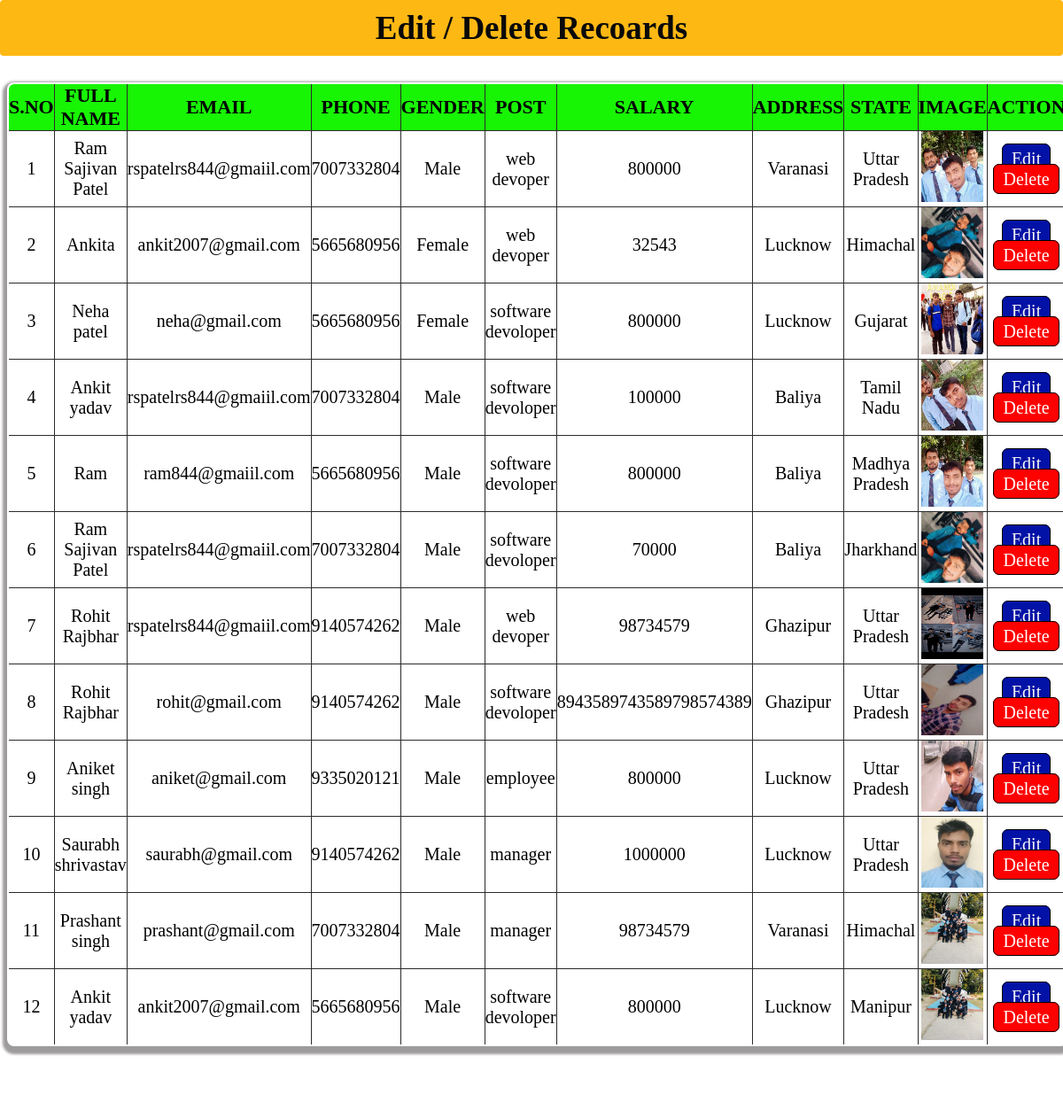
The page /edit_recoards (signed in) on the database its author committed.
### employees/models.py (models this page shows)
class employee(models.Model):
    full_name = models.CharField(max_length=30,null=True)
    email = models.CharField(max_length=30,null=True)
    phone = models.CharField(max_length=30,null=True)
    gender = models.CharField(max_length=30,null=True)
    post = models.CharField(max_length=30,null=True)
    salary = models.CharField(max_length=30,null=True)
    address = models.CharField(max_length=50,null=True)
    state = models.CharField(max_length=30,null=True)
    image = models.FileField(null=True)

### employees/views.py (the view)
# urls.py: path('edit_recoards',edit_employee,name='edit_recoards'),
@login_required(login_url='login')
def edit_employee(request):
    return render(request,"edit_recoards.html",{'data':employee.objects.all()})

### employees/templates/edit_recoards.html (shortened to what this page needs)
<!DOCTYPE html>
<html lang="en">
<head>
</head>
<body>
    <h1>Edit / Delete Recoards</h1>
    <table class="table" border="2">
        <tr>
            <th>S.No</th>
            <th>Full Name</th>
            <th>Email</th>
            <th>Phone</th>
            <th>Gender</th>
            <th>Post</th>
            <th>Salary</th>
            <th>Address</th>
            <th>State</th>
            <th>Image</th>
            <th style="width: 160px;">Action</th>
        </tr>
        {% for i in data %}
        <tr>
            <td>{{forloop.counter}}</td>
            <td>{{i.full_name}}</td>
            <td>{{i.email}}</td>
            <td>{{i.phone}}</td>
            <td>{{i.gender}}</td>
            <td>{{i.post}}</td>
            <td>{{i.salary}}</td>
            <td>{{i.address}}</td>
            <td>{{i.state}}</td>
            <td><img src="{{i.image.url}}" height="80px" width="70px"> </td>
            <td>
                <a href="{% url 'edit_action' i.id %}"  class="edit">Edit</a>
                <a href="{% url 'delete_action' i.id %}"  class="del">Delete</a>
            </td>
        </tr>
        {% endfor %}
    </table>
    <br>
    <br>
     <a href="{% url 'dashboard' %}" class="back-link" class="out" style="color: white;" >Back to Dashboard</a>
    <br><br>
</body>
</html>

### employees/templates/edit_recoards.html (style rules this page uses)
* { padding: 0; margin: 0; }
body { background-image:url('https://t4.ftcdn.net/jpg/06/91/05/19/360_F_691051962_GFhQPOAXABmf7l706q89b2PFh6FnB1kI.jpg'); background-repeat: no-repeat; background-size: 100% 100%; }
h1 { padding: 10px; text-align: center; background-color: rgb(254, 184, 20); color: rgb(9, 9, 9); border-radius: 4px; font-size: 37px; margin-bottom: 30px; }
.table { width: 98%; margin-top: 30px; margin-left: 8px; border: 2px solid rgb(44, 43, 43); background-color: white; box-shadow: 0 4px 3px 5px rgb(157, 155, 155); border-collapse: collapse; border-radius: 8px; overflow: hidden; }
.table th { background-color: rgb(24, 245, 4); height: 50px; font-size: 22px; text-transform: uppercase; }
.table td { height: 44px; text-align: center; font-size: 20px; }
.edit { background-color: rgb(2, 18, 166); padding: 5px 10px; border: 1px solid black; border-radius: 7px; text-decoration: none; color: rgb(249, 247, 247); font-size: 20px; margin: 2px; }
.del { background-color: rgb(253, 0, 0); padding: 5px 10px; text-decoration: none; color: rgb(255, 255, 255); font-size: 20px; border: 1px solid black; border-radius: 7px; margin: 1px; }

### rows shown on the page
employee: full_name "Ram Sajivan Patel", email "rspatelrs844@gmaiil.com", phone "7007332804", gender "Male", post "web devoper", salary "800000", address "Varanasi", state "Uttar Pradesh", image (picture)
employee: full_name "Ankita", email "ankit2007@gmail.com", phone "5665680956", gender "Female", post "web devoper", salary "32543", address "Lucknow", state "Himachal", image (picture)
employee: full_name "Neha patel", email "neha@gmail.com", phone "5665680956", gender "Female", post "software devoloper", salary "800000", address "Lucknow", state "Gujarat", image (picture)
employee: full_name "Ankit yadav", email "rspatelrs844@gmaiil.com", phone "7007332804", gender "Male", post "software devoloper", salary "100000", address "Baliya", state "Tamil Nadu", image (picture)
employee: full_name "Ram", email "ram844@gmaiil.com", phone "5665680956", gender "Male", post "software devoloper", salary "800000", address "Baliya", state "Madhya Pradesh", image (picture)
employee: full_name "Ram Sajivan Patel", email "rspatelrs844@gmaiil.com", phone "7007332804", gender "Male", post "software devoloper", salary "70000", address "Baliya", state "Jharkhand", image (picture)
employee: full_name "Rohit Rajbhar", email "rspatelrs844@gmaiil.com", phone "9140574262", gender "Male", post "web devoper", salary "98734579", address "Ghazipur", state "Uttar Pradesh", image (picture)
employee: full_name "Rohit Rajbhar", email "rohit@gmail.com", phone "9140574262", gender "Male", post "software devoloper", salary "8943589743589798574389", address "Ghazipur", state "Uttar Pradesh", image (picture)
employee: full_name "Aniket singh", email "aniket@gmail.com", phone "9335020121", gender "Male", post "employee", salary "800000", address "Lucknow", state "Uttar Pradesh", image (picture)
employee: full_name "Saurabh shrivastav", email "saurabh@gmail.com", phone "9140574262", gender "Male", post "manager", salary "1000000", address "Lucknow", state "Uttar Pradesh", image (picture)
employee: full_name "Prashant singh", email "prashant@gmail.com", phone "7007332804", gender "Male", post "manager", salary "98734579", address "Varanasi", state "Himachal", image (picture)
employee: full_name "Ankit yadav", email "ankit2007@gmail.com", phone "5665680956", gender "Male", post "software devoloper", salary "800000", address "Lucknow", state "Manipur", image (picture)
